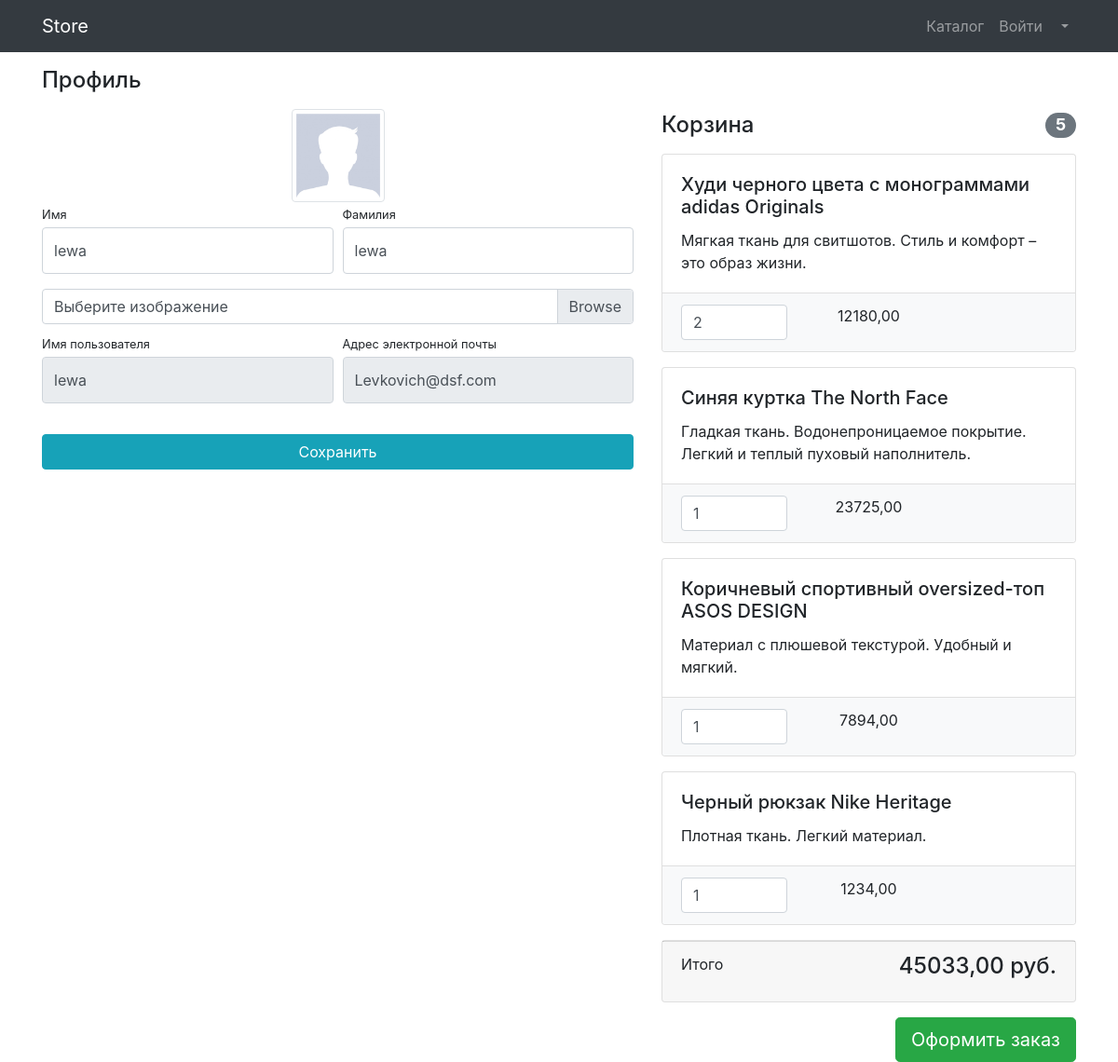
The app's page /users/profile/4/ (signed in) with its own data.
### users/models.py (models this page shows)
class User(AbstractUser):
    image = models.ImageField(
        upload_to='user_images',
        blank=True,
        null=True,
        verbose_name='фото пользователя'
    )

### products/models.py (models this page shows, shortened)
class Basket(models.Model):
    user = models.ForeignKey(to=User, on_delete=models.CASCADE)
    product = models.ForeignKey(to='Product', on_delete=models.CASCADE)
    quantity = models.PositiveSmallIntegerField(default=0)
    created_timestamp = models.DateTimeField(auto_now_add=True)
    objects = BasketQuerySet.as_manager()
    def sum(self):
        return self.product.price * self.quantity

class Product(models.Model):
    name = models.CharField(
        max_length=256,
        blank=False,
        null=False,
        unique=True,
        verbose_name='товар'
    )
    slug = models.SlugField(
        max_length=256,
        blank=False,
        null=False,
        unique=True,
        verbose_name='URL'
    )
    description = models.TextField(
        blank=False,
        null=False,
        verbose_name='описание'
    )
    price = models.DecimalField(
        max_digits=8,
        decimal_places=2,
        blank=False,
        null=False,
        verbose_name='цена'
    )
    quantity = models.PositiveIntegerField(
        default=0,
        blank=False,
        null=False,
        verbose_name='количество товаров'
    )
    image = models.ImageField(
        upload_to='products_images',
        null=True,
        blank=True,
        verbose_name='картинка'
    )
    category = models.ForeignKey(
        to='ProductCategory',
        on_delete=models.CASCADE
    )
    class Meta:
        verbose_name = 'товар'
        verbose_name_plural = 'товары'

### users/views.py (the view, shortened to what this page needs)
# urls.py: path('profile/<int:pk>/', login_required(ProfileUserView.as_view()), name='profile'),
class ProfileUserView(UpdateView):
    model = User
    form_class = UserProfileForm
    template_name = 'users/profile.html'
    title = 'Store - Личный кабинет'
    def get_context_data(self, **kwargs):
        context = super().get_context_data(**kwargs)
        context['baskets'] = Basket.objects.all()
        return context

### users/forms.py
class UserProfileForm(UserChangeForm):
    first_name = forms.CharField(
        widget=forms.TextInput(
            attrs={
                'class': 'form-control py-4'
            }
        )
    )
    last_name = forms.CharField(
        widget=forms.TextInput(
            attrs={
                'class': 'form-control py-4'
            }
        )
    )
    username = forms.CharField(
        widget=forms.TextInput(
            attrs={
                'class': 'form-control py-4',
                'readonly': True
            }
        )
    )
    image = forms.ImageField(
        widget=forms.FileInput(
            attrs={
                'class': 'custom-file-input'
            }
        ),
        required=False
    )
    email = forms.CharField(
        widget=forms.EmailInput(
            attrs={
                'class': 'form-control py-4',
                'readonly': True
            }
        )
    )
    class Meta:
        model = User
        fields = ('first_name', 'last_name', 'image', 'username', 'email', )

### products/models.py (called while the page is built)
    def total_sum(self):
        return sum(basket.sum() for basket in self)

    def total_quantity(self):
        return sum(basket.quantity for basket in self)

### users/templates/users/profile.html
{% extends 'products/base.html' %}
{% block css %}
    <link href="../vendor/css/profile.css" rel="stylesheet">
{% endblock %}
{% block content %}
{% include 'products/components/nav.html' %}
{% include 'users/components/profile_content.html' %}
{% endblock %}

### users/templates/users/components/profile_inf.html (shortened to what this page needs)
{% load static %}
<div class="col-lg-7">
            <h4 class="mt-3 mb-3">Профиль</h4>
            <div class="col-lg-12 text-center">
                <img width="100" height="100"
                     src="{% if user.image %} {{ user.image.url }} {% else %} {% static 'vendor/img/users/default_avatar.jpg' %} {% endif %}"
                     class="img-thumbnail">
            </div>
            <form action="" method="post" enctype="multipart/form-data">
                <div class="form-row">
                    <div class="col-lg-6">
                        <div class="form-group">
                            <label class="small mb-1" for="{{ form.first_name.id_for_label }}">Имя</label>
                            {{ form.first_name }}
                        </div>
                    </div>
                    <div class="col-lg-6">
                        <div class="form-group">
                            <label class="small mb-1" for="{{ form.last_name.id_for_label }}">Фамилия</label>
                            {{ form.last_name }}
                        </div>
                    </div>
                </div>
                <div class="form-row mb-2">
                    <div class="col-lg-12">
                        <div class="custom-file">
                            <label class="custom-file-label" for="{{ form.image.id_for_label }}">Выберите изображение</label>
                        </div>
                    </div>
                </div>
                <div class="form-row">
                    <div class="col-lg-6">
                        <label class="small mb-1" for="{{ form.username.id_for_label }}">Имя пользователя</label>
                        {{ form.username }}
                    </div>
                    <div class="col-lg-6">
                        <label class="small mb-1" for="{{ form.email.id_for_label }}">Адрес электронной
                            почты</label>
                        {{ form.email }}
                    </div>
                </div>
                <div class="form-row">
                    <div class="col-lg-12" style="margin-top: 33px;">
                        <input class="btn btn-info btn-block" type="submit" value="Сохранить">
                    </div>
                </div>
            </form>
        </div>

### users/templates/users/components/profile_basket.html
{% if baskets %}
<div class="col-lg-5 mt-5">
            <h4 class="mt-3 mb-3 d-flex justify-content-between align-items-center mb-3">
                Корзина <span class="badge badge-secondary badge-pill">{{ baskets.total_quantity }}</span>
            </h4>
            {% for basket in baskets %}
                {% include 'users/components/product_in_baskets.html' %}
            {% endfor %}
            {% include 'users/components/total_price.html' %}
            <a class="btn btn-success btn-lg float-right" href="../orders/order-create.html">
                Оформить заказ
            </a>
</div>
{% else %}
            <h4 class="mt-5 pt-3 text-center">
                Корзина пуста
            </h4>
{% endif %}

### users/templates/users/components/product_in_baskets.html (shortened to what this page needs)
<div class="card mb-3">
                <div class="card-body">
                    <h5 class="card-title">{{ basket.product.name }}</h5>
                    <p class="card-text">{{ basket.product.description }}</p>
                </div>
                <ul class="list-group list-group-flush">
                    <li class="list-group-item bg-light">
                        <div class="row text-center">
                            <div class="col-lg-4">
                                <input name="basketID" type="number" class="form-control"
                                       value="{{ basket.quantity }}" min="0">
                            </div>
                            <div class="col-lg-4">{{ basket.sum }}</div>
                            <div class="col-lg-4">
                            </div>
                        </div>
                    </li>
                </ul>
            </div>

### users/templates/users/components/total_price.html
            <div class="card mb-3">
                <div class="card-footer">
                    <p class="float-left">Итого</p>
                    <h4 class="float-right">{{ baskets.total_sum }} руб.</h4>
                </div>
            </div>

### records on screen
User: first_name "lewa", last_name "lewa", username "lewa", email "Levkovich@dsf.com"
Basket: total_quantity "5", product.name "Худи черного цвета с монограммами adidas Originals", product.description "Мягкая ткань для свитшотов. Стиль и комфорт – это образ жизни.", basketID "2", sum "12180,00", total_sum "45033,00"
Basket: product.name "Синяя куртка The North Face", product.description "Гладкая ткань. Водонепроницаемое покрытие. Легкий и теплый пуховый наполнитель.", basketID "1", sum "23725,00"
Basket: product.name "Коричневый спортивный oversized-топ ASOS DESIGN", product.description "Материал с плюшевой текстурой. Удобный и мягкий.", basketID "1", sum "7894,00"
Basket: product.name "Черный рюкзак Nike Heritage", product.description "Плотная ткань. Легкий материал.", basketID "1", sum "1234,00"
